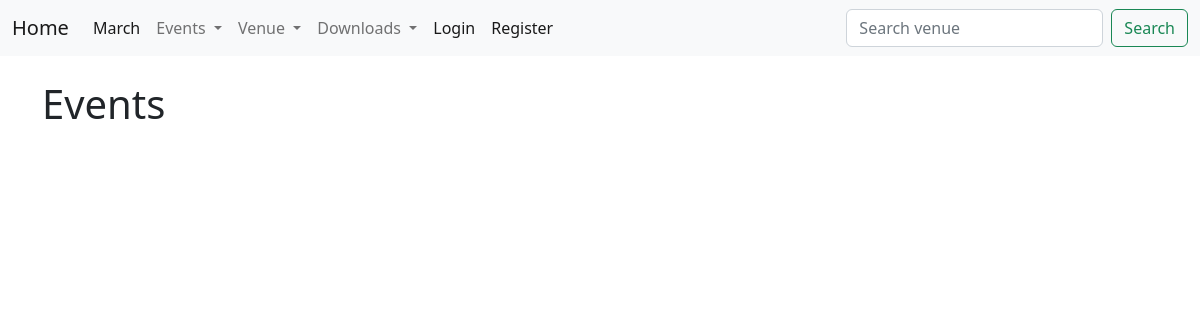
/events, run on an earlier commit of the app's database.
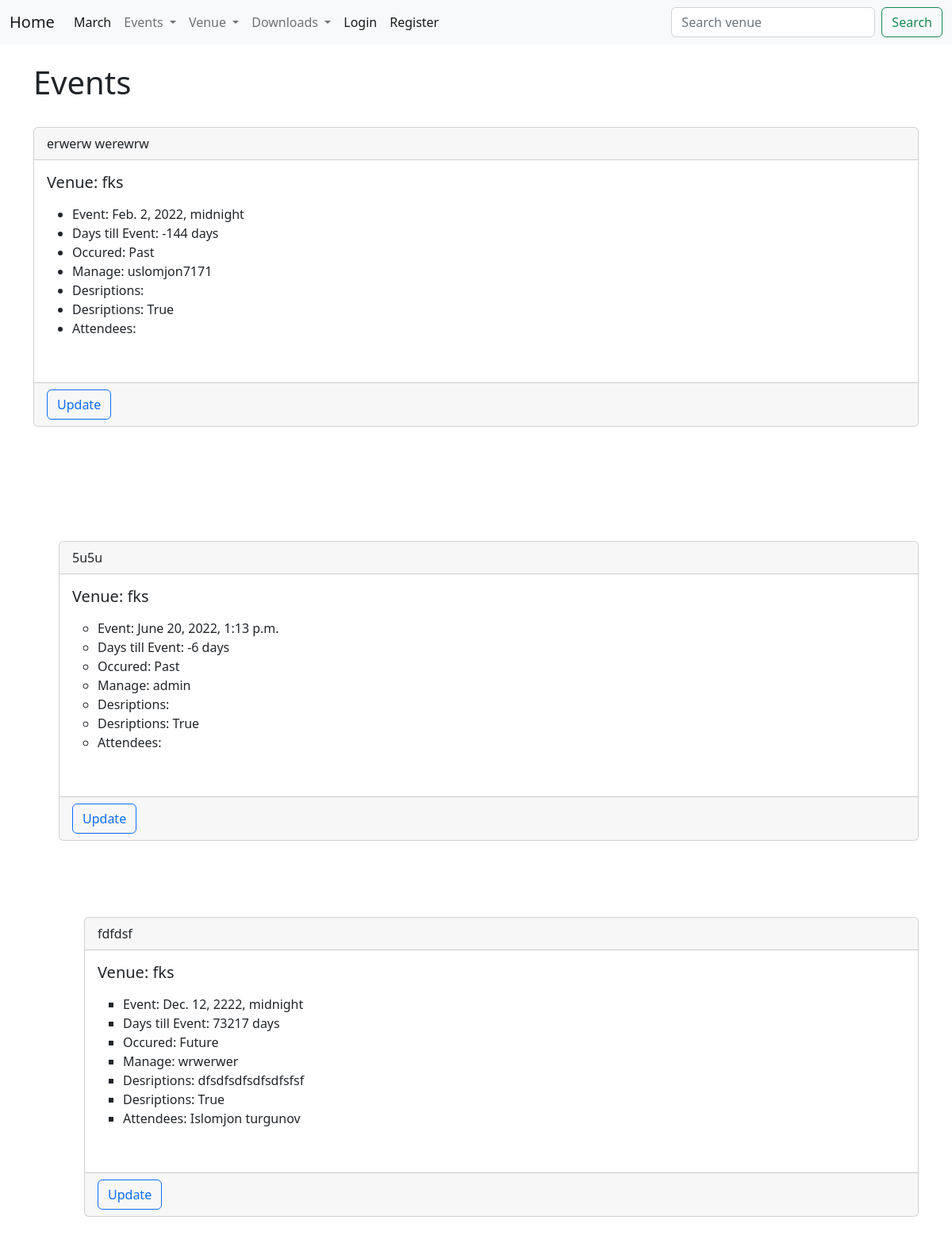
And on a later commit of the database.
### djangowedapp1/models.py (models this page shows)
class Event(models.Model):
    name = models.CharField("Event name", max_length=120)
    event_date = models.DateTimeField("Event date")
    venue = models.ForeignKey(Venue, blank=True, null=True, on_delete=models.CASCADE)
    manager = models.ForeignKey(User, blank=True, null=True, on_delete=models.SET_NULL)
    description = models.TextField(blank=True)
    attendees = models.ManyToManyField(MyClubUser)
    approved = models.BooleanField("Approved", default=False)
    def __str__(self):
        return self.name
    @property
    def Days_till(self):
        today = date.today()
        days_till = self.event_date.date() - today
        days_till_stripped  = str(days_till).split(',', 1)[0]
        return days_till_stripped
    def till_past(self):
        today = date.today()
        if self.event_date.date() < today:
            thing = "Past"
        else: thing = "Future"
        return thing

class Venue(models.Model):
    name = models.CharField("Venue name", max_length=120)
    address = models.CharField( max_length=120)
    zip_code = models.CharField("Zip code", max_length=120)
    phone = models.CharField("Contact number", max_length=120)
    web = models.URLField("Website address")
    email_adress = models.EmailField("Email", max_length=254)
    owner = models.IntegerField("Venue owner", blank=False,default=1)
    image = models.ImageField(null=True, blank=True, upload_to='images/')
    def __str__(self):
        return self.name

class MyClubUser(models.Model):
    first_name = models.CharField(max_length=50)
    last_name = models.CharField(max_length=50)
    email = models.EmailField("User email")
    def __str__(self):
        return self.first_name + " "+ self.last_name

### djangowedapp1/views.py (the view)
# urls.py: path('events', all_events, name='list-events'),
def all_events(request):
    event_list = Event.objects.all().order_by('event_date')
    return render(request, "events/events_list.html",
                  {'event_list': event_list})

### djangowedapp1/templates/events/events_list.html (shortened to what this page needs)
<!DOCTYPE html>
<html>
    <head>
        <link rel="stylesheet" href="">
    </head>
    <body>
        {% extends 'events/base.html' %}
{% block content %}
<h1> Events </h1>
    {% for events in event_list %}
    {% if events.approved %}
    <div class="card">
        <div class="card-header">
            {{ events }}
        </div>
        <div class="card-body">
          <h5 class="card-title">Venue: {{ events.venue }}</h5>
          <p class="card-text">
    <ul>
        <li>Event: {{ events.event_date }}</li>
        <li>Days till Event: {{ events.Days_till }}</li>
        <li>Occured: {{ events.till_past }}</li>
        <li>Manage: {{ events.manager }}</li>
        <li>Desriptions: {{ events.description }}   </li>
        <li>Desriptions: {{ events.approved }}   </li>
        <li>Attendees:
        {% for attends in events.attendees.all %}
        {{ attends }}
        {% endfor %}
    </li>
    <br/>
    </ul>
        </p>
        </div>
        <div class="card-footer text-muted">
            <a href ="{% url 'update_event' events.id %}" class="btn btn-outline-primary"  >Update</a>
        </div>
    </div>
    <br/>
    <br/>
<ul>
{% endif %}
<br/>
    <br/>
    {% endfor %}
</ul>
<br/>
{% endblock  %}

What changed in the data, as far as the page shows it:
now on this page (row edited): Event: name "erwerw werewrw", venue "fks", event_date "Feb. 2, 2022, midnight", Days_till "-144 days", till_past "Past", manager "uslomjon7171", approved "True"
now on this page (row edited): Event: name "5u5u", venue "fks", event_date "June 20, 2022, 1:13 p.m.", Days_till "-6 days", till_past "Past", manager "admin", approved "True"
added Event: name "fdfdsf", venue "fks", event_date "Dec. 12, 2222, midnight", Days_till "73217 days", till_past "Future", manager "wrwerwer", description "dfsdfsdfsdfsdfsfsf", approved "True"
now on this page (row unchanged): MyClubUser: first_name+last_name "Islomjon turgunov"
